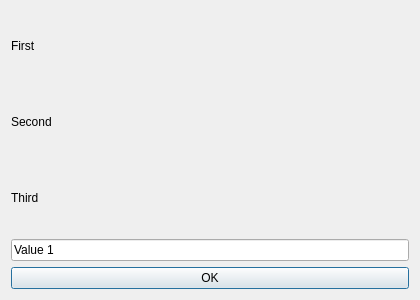
<?xml version="1.0" encoding="UTF-8"?>
<ui version="4.0"><class>Dialog</class><widget class="QDialog" name="Dialog"><property name="geometry"><rect><x>0</x><y>0</y><width>420</width><height>300</height></rect></property><property name="windowTitle"><string>Spacing 1</string></property><layout class="QVBoxLayout" name="verticalLayout"><property name="leftMargin"><number>11</number></property><property name="topMargin"><number>11</number></property><property name="rightMargin"><number>11</number></property><property name="bottomMargin"><number>11</number></property><property name="spacing"><number>6</number></property><item><widget class="QLabel" name="l1"><property name="text"><string>First</string></property></widget></item><item><widget class="QLabel" name="l2"><property name="text"><string>Second</string></property></widget></item><item><widget class="QLabel" name="l3"><property name="text"><string>Third</string></property></widget></item><item><widget class="QLineEdit" name="edit"><property name="text"><string>Value 1</string></property></widget></item><item><widget class="QPushButton" name="ok"><property name="text"><string>OK</string></property></widget></item></layout></widget></ui>
